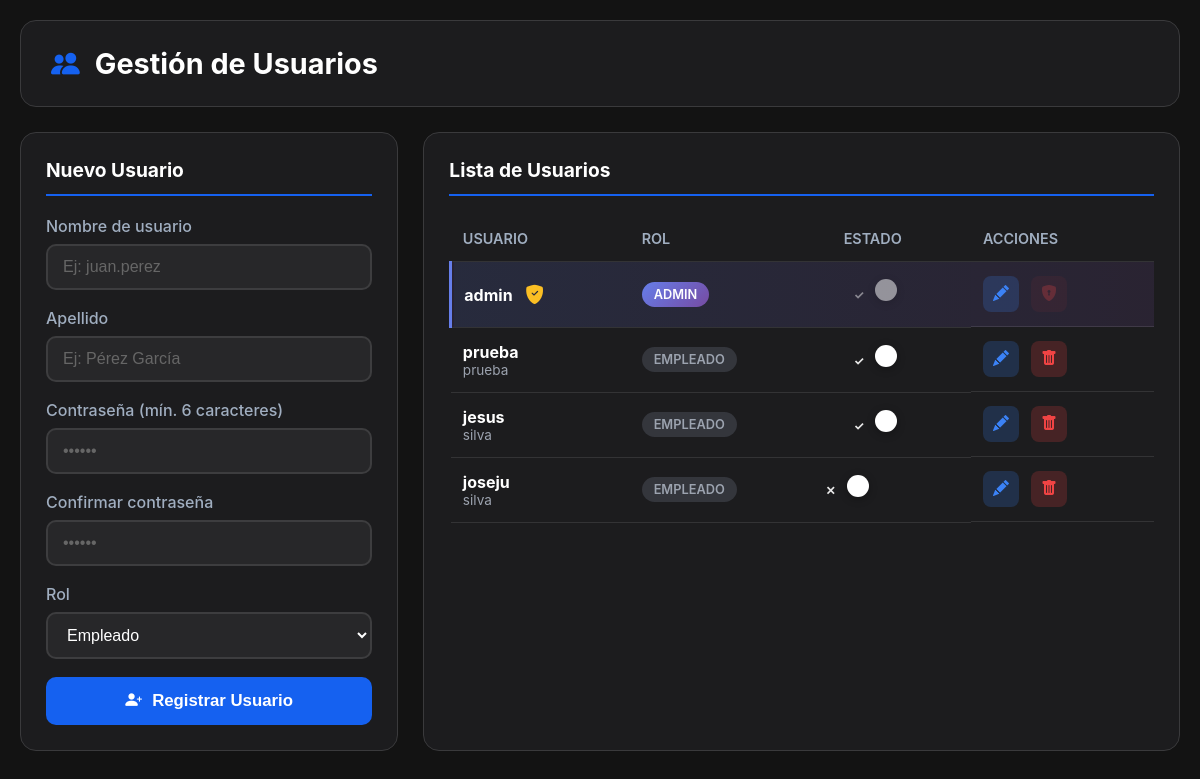
Page /auth/registrar_empleado.php (signed in) on the committed database.
### tables this page shows
CREATE TABLE IF NOT EXISTS `usuarios` (
  `id_usuario` int NOT NULL AUTO_INCREMENT,
  `nombre` varchar(50) NOT NULL,
  `apellido` varchar(50) NOT NULL,
  `password` varchar(255) NOT NULL,
  `rol` enum('empleado','admin') NOT NULL DEFAULT 'empleado',
  `activo` tinyint(1) NOT NULL DEFAULT '1',
  `fecha_registro` datetime NOT NULL DEFAULT CURRENT_TIMESTAMP,
  PRIMARY KEY (`id_usuario`)
);

### auth/registrar_empleado.php (the view, shortened to what this page needs)
<?php
require_once '../transacciones_helper.php';
$query = "SELECT id_usuario, nombre, apellido, rol, activo, fecha_registro FROM usuarios
          ORDER BY
            CASE WHEN rol = 'admin' THEN 0 ELSE 1 END,
            id_usuario ASC";
$empleados = $conn->query($query);
$usuario_actual_id = $_SESSION['usuario_id'];
$admin_principal_id = 0;
$stmt_admin = $conn->prepare("SELECT id_usuario FROM usuarios WHERE rol = 'admin' ORDER BY id_usuario ASC LIMIT 1");
$stmt_admin->execute();
$res_admin = $stmt_admin->get_result();
if ($res_admin->num_rows > 0) {
    $admin_principal_id = $res_admin->fetch_assoc()['id_usuario'];
}
?>
<!DOCTYPE html>
<html lang="es">
<head>
    <link rel="stylesheet" href="https://cdn.jsdelivr.net/npm/bootstrap-icons@1.11.3/font/bootstrap-icons.min.css">
</head>
<body>
    <div class="container" id="contenidoPrincipal">
        <div class="page-header">
            <h1><i class="bi bi-people-fill"></i> Gestión de Usuarios</h1>
        </div>
        <div class="grid-layout">
            <div class="card">
                <h2 class="card-title">Nuevo Usuario</h2>
                <form method="POST" id="formRegistro" onsubmit="return solicitarRegistro(event)">
                    <div class="form-group">
                        <label>Nombre de usuario</label>
                        <input type="text" name="nombre" id="reg_nombre" required placeholder="Ej: juan.perez">
                    </div>
                    <div class="form-group">
                        <label>Apellido</label>
                        <input type="text" name="apellido" id="reg_apellido" required placeholder="Ej: Pérez García">
                    </div>
                    <div class="form-group">
                        <label>Contraseña (mín. 6 caracteres)</label>
                        <input type="password" name="password" id="reg_password" required placeholder="••••••" pattern="[A-Za-z0-9]{6,}"
                            title="Solo letras y números, mínimo 6 caracteres" autocomplete="new-password">
                    </div>
                    <div class="form-group">
                        <label>Confirmar contraseña</label>
                        <input type="password" name="password_confirm" id="reg_password_confirm" required placeholder="••••••" pattern="[A-Za-z0-9]{6,}"
                            title="Debe coincidir y solo letras y números" autocomplete="new-password">
                    </div>
                    <div class="form-group">
                        <label>Rol</label>
                        <select name="rol" id="reg_rol" required>
                            <option value="empleado">Empleado</option>
                        </select>
                    </div>
                    <button type="submit" class="btn-submit">
                        <i class="bi bi-person-plus-fill"></i>
                        Registrar Usuario
                    </button>
                </form>
            </div>
            <div class="card">
                <h2 class="card-title">Lista de Usuarios</h2>
                <table class="tabla-usuarios">
                    <thead>
                        <tr>
                            <th>Usuario</th>
                            <th>Rol</th>
                            <th>Estado</th>
                            <th>Acciones</th>
                        </tr>
                    </thead>
                    <tbody>
                        <?php while ($emp = $empleados->fetch_assoc()):
                            $es_admin_principal = ($emp['id_usuario'] == $admin_principal_id);
                            ?>
                            <tr id="fila-<?php echo $emp['id_usuario']; ?>"
                                class="<?php echo $es_admin_principal ? 'admin-principal' : ''; ?>">
                                <td>
                                    <strong><?php echo htmlspecialchars($emp['nombre']); ?></strong>
                                    <?php if ($es_admin_principal): ?>
                                        <i class="bi bi-shield-fill-check admin-crown" title="Administrador Principal"></i>
                                    <?php endif; ?>
                                    <div style="color: #9ca3af; font-size: 0.85em;">
                                        <?php echo htmlspecialchars($emp['apellido']); ?>
                                    </div>
                                </td>
                                <td>
                                    <span class="badge badge-<?php echo $emp['rol']; ?>">
                                        <?php echo strtoupper($emp['rol']); ?>
                                    </span>
                                </td>
                                <td>
                                </td>
                                <td class="acciones-cell">
                                    <button class="btn-icon btn-editar"
                                        onclick="solicitarEditar(<?php echo $emp['id_usuario']; ?>)" title="Editar">
                                        <i class="bi bi-pencil-fill"></i>
                                    </button>
                                    <?php if (!$es_admin_principal && $emp['id_usuario'] != $usuario_actual_id): ?>
                                        <button class="btn-icon btn-eliminar"
                                            onclick="eliminarUsuario(<?php echo $emp['id_usuario']; ?>, '<?php echo htmlspecialchars($emp['nombre']); ?>')"
                                            title="Eliminar">
                                            <i class="bi bi-trash-fill"></i>
                                        </button>
                                    <?php elseif ($es_admin_principal): ?>
                                        <button class="btn-icon btn-eliminar disabled"
                                            title="No se puede eliminar al admin principal" disabled>
                                            <i class="bi bi-shield-lock-fill"></i>
                                        </button>
                                    <?php endif; ?>
                                </td>
                            </tr>
                        <?php endwhile; ?>
                    </tbody>
                </table>
            </div>
        </div>
    </div>
</body>
</html>

### auth/registrar_empleado.php (style rules this page uses)
* { margin: 0; padding: 0; box-sizing: border-box; }
body { font-family: 'Inter', -apple-system, BlinkMacSystemFont, "Segoe UI", Roboto, sans-serif; background: #131313; min-height: 100vh; padding: 20px; }
.container { max-width: 1200px; margin: 0 auto; }
.page-header { background: #1c1c1e; padding: 25px 30px; border-radius: 16px; margin-bottom: 25px; border: 1px solid #3a3a3c; }
.page-header h1 { color: #fff; display: flex; align-items: center; gap: 15px; font-size: 1.8em; }
.page-header h1 i { color: #1561f0; }
.grid-layout { display: grid; grid-template-columns: 1fr 2fr; gap: 25px; }
.card { background: #1c1c1e; padding: 25px; border-radius: 16px; border: 1px solid #3a3a3c; }
.card-title { font-size: 1.2em; color: #fff; margin-bottom: 20px; padding-bottom: 12px; border-bottom: 2px solid #1561f0; }
.form-group { margin-bottom: 18px; }
.form-group label { display: block; margin-bottom: 8px; color: #a0aec0; font-weight: 500; }
.form-group input, .form-group select { width: 100%; padding: 12px 15px; border: 2px solid rgba(255, 255, 255, 0.1); border-radius: 10px; font-size: 1em; background: rgba(255, 255, 255, 0.05); color: #fff; transition: all 0.3s; }
.form-group input::placeholder { color: #666; }
.form-group select option { background: #1a1a2e; color: #fff; }
.btn-submit { width: 100%; padding: 14px; background: #1561f0; color: white; border: none; border-radius: 10px; font-size: 1.05em; font-weight: 600; cursor: pointer; transition: all 0.3s; display: flex; align-items: center; justify-content: center; gap: 10px; }
.tabla-usuarios { width: 100%; border-collapse: collapse; }
.tabla-usuarios th, .tabla-usuarios td { padding: 14px 12px; text-align: left; border-bottom: 1px solid rgba(255, 255, 255, 0.1); }
.tabla-usuarios th { color: #a0aec0; font-weight: 600; font-size: 0.9em; text-transform: uppercase; }
.tabla-usuarios td { color: #fff; }
.tabla-usuarios tbody tr.admin-principal { background: linear-gradient(90deg, rgba(102, 126, 234, 0.15) 0%, rgba(118, 75, 162, 0.15) 100%); border-left: 3px solid #667eea; }
.tabla-usuarios tbody tr.admin-principal td:first-child { position: relative; }
.admin-crown { color: #fbbf24; font-size: 1.2em; margin-left: 8px; }
.badge { display: inline-block; padding: 5px 12px; border-radius: 20px; font-size: 0.8em; font-weight: 600; }
.badge-admin { background: linear-gradient(135deg, #667eea, #764ba2); color: #fff; }
.badge-empleado { background: rgba(107, 114, 128, 0.3); color: #9ca3af; }
.acciones-cell { display: flex; align-items: center; gap: 12px; }
.btn-icon { width: 36px; height: 36px; border: none; border-radius: 8px; cursor: pointer; display: flex; align-items: center; justify-content: center; transition: all 0.3s; font-size: 1em; }
.btn-editar { background: rgba(59, 130, 246, 0.2); color: #3b82f6; }
.btn-eliminar { background: rgba(239, 68, 68, 0.2); color: #ef4444; }
.btn-eliminar.disabled { opacity: 0.3; cursor: not-allowed; }

### rows in the picture
usuarios: nombre "admin", rol "ADMIN"
usuarios: nombre "prueba", apellido "prueba", rol "EMPLEADO"
usuarios: nombre "jesus", apellido "silva", rol "EMPLEADO"
usuarios: nombre "joseju", apellido "silva", rol "EMPLEADO"
